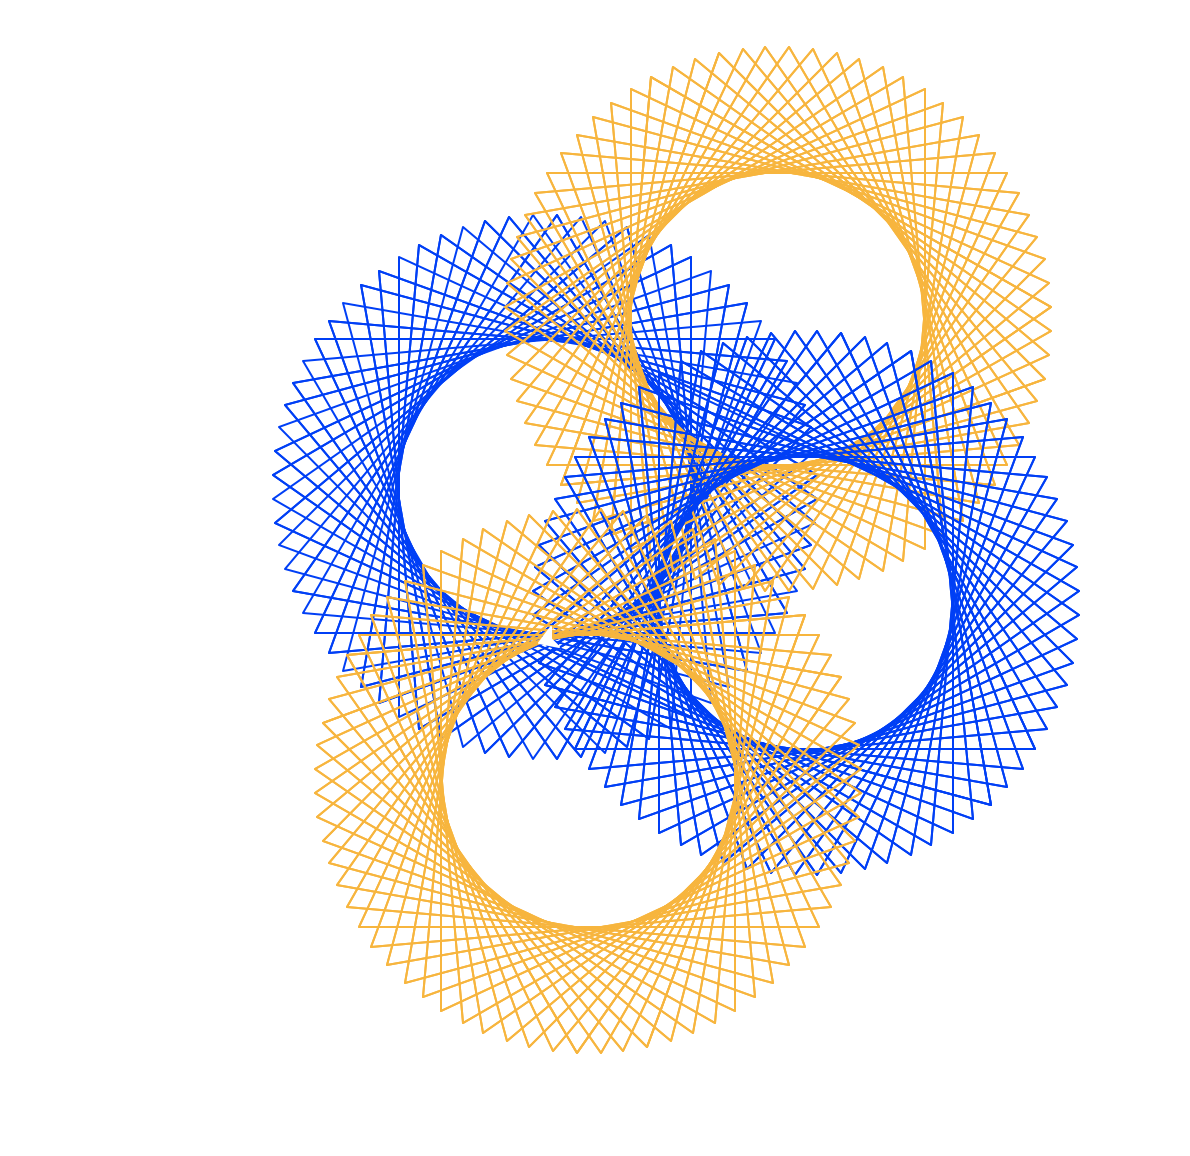

This figure's Python source:
import turtle


t = turtle. Turtle()
t.speed('fastest')
color = ["blue", "orange"]

t.pencolor('blue')
for i in range (115):
    t.left(180)
    t.forward(115)
    t.left(65)
    t.backward(115)

t.penup()
t.right(90)
t.forward(50)
t.pendown()
t.pencolor('orange')

for i in range (150):
    t.left(180)
    t.forward(115)
    t.left(65)
    t.backward(115)

t.penup()
t.right(270)
t.forward(22)
t.left(90)
t.forward(70)
t.pendown()
t.pencolor('blue')

for i in range (150):
    t.left(180)
    t.forward(115)
    t.left(65)
    t.backward(115)

t.penup()
t.forward(54)
t.right(75)
t.forward(7)
t.pendown()
t.pencolor('orange')

for i in range (150):
    t.left(180)
    t.forward(115)
    t.left(65)
    t.backward(115)

t. color('white')
turtle.mainloop()
